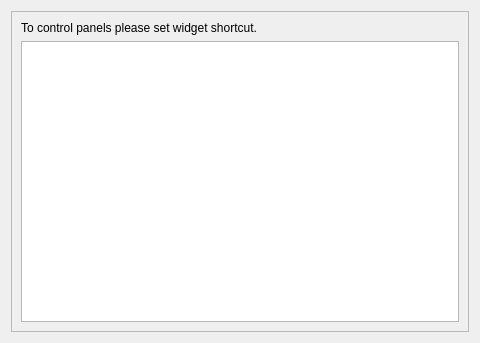
<?xml version="1.0" encoding="UTF-8"?>
<ui version="4.0">
 <class>ToggleWindow</class>
 <widget class="QWidget" name="ToggleWindow">
  <property name="geometry">
   <rect>
    <x>0</x>
    <y>0</y>
    <width>480</width>
    <height>343</height>
   </rect>
  </property>
  <property name="minimumSize">
   <size>
    <width>480</width>
    <height>320</height>
   </size>
  </property>
  <property name="windowTitle">
   <string notr="true">Toggle</string>
  </property>
  <layout class="QGridLayout" name="gridLayout">
   <item row="0" column="0">
    <widget class="QScrollArea" name="scrollArea">
     <property name="widgetResizable">
      <bool>true</bool>
     </property>
     <widget class="QWidget" name="scrollAreaWidgetContents">
      <property name="geometry">
       <rect>
        <x>0</x>
        <y>0</y>
        <width>464</width>
        <height>327</height>
       </rect>
      </property>
      <layout class="QVBoxLayout" name="verticalLayout">
       <item>
        <widget class="QLabel" name="label_info">
         <property name="text">
          <string>To control panels please set widget shortcut.</string>
         </property>
        </widget>
       </item>
       <item>
        <widget class="QListWidget" name="listWidget_list"/>
       </item>
      </layout>
     </widget>
    </widget>
   </item>
  </layout>
 </widget>
 <resources/>
 <connections/>
</ui>
